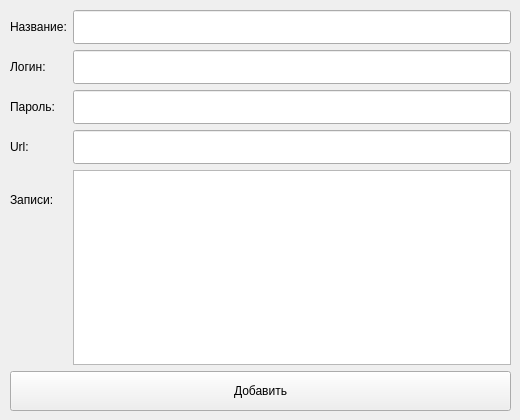
<?xml version="1.0" encoding="UTF-8"?>
<ui version="4.0">
 <class>Dialog</class>
 <widget class="QDialog" name="Dialog">
  <property name="windowModality">
   <enum>Qt::NonModal</enum>
  </property>
  <property name="geometry">
   <rect>
    <x>0</x>
    <y>0</y>
    <width>520</width>
    <height>420</height>
   </rect>
  </property>
  <property name="minimumSize">
   <size>
    <width>520</width>
    <height>420</height>
   </size>
  </property>
  <property name="maximumSize">
   <size>
    <width>520</width>
    <height>420</height>
   </size>
  </property>
  <property name="windowTitle">
   <string>Новый пароль</string>
  </property>
  <property name="windowIcon">
   <iconset resource="res.qrc">
    <normaloff>:/icons/icons/logo.svg</normaloff>:/icons/icons/logo.svg</iconset>
  </property>
  <property name="modal">
   <bool>false</bool>
  </property>
  <widget class="QWidget" name="formLayoutWidget">
   <property name="geometry">
    <rect>
     <x>10</x>
     <y>10</y>
     <width>501</width>
     <height>401</height>
    </rect>
   </property>
   <layout class="QFormLayout" name="formLayout">
    <item row="0" column="0">
     <widget class="QLabel" name="label">
      <property name="minimumSize">
       <size>
        <width>0</width>
        <height>34</height>
       </size>
      </property>
      <property name="text">
       <string>Название:</string>
      </property>
     </widget>
    </item>
    <item row="0" column="1">
     <widget class="QLineEdit" name="name_field">
      <property name="minimumSize">
       <size>
        <width>0</width>
        <height>34</height>
       </size>
      </property>
     </widget>
    </item>
    <item row="1" column="0">
     <widget class="QLabel" name="label_2">
      <property name="minimumSize">
       <size>
        <width>0</width>
        <height>34</height>
       </size>
      </property>
      <property name="text">
       <string>Логин:</string>
      </property>
     </widget>
    </item>
    <item row="1" column="1">
     <widget class="QLineEdit" name="login_field">
      <property name="minimumSize">
       <size>
        <width>0</width>
        <height>34</height>
       </size>
      </property>
     </widget>
    </item>
    <item row="2" column="0">
     <widget class="QLabel" name="label_3">
      <property name="minimumSize">
       <size>
        <width>0</width>
        <height>34</height>
       </size>
      </property>
      <property name="text">
       <string>Пароль:</string>
      </property>
     </widget>
    </item>
    <item row="2" column="1">
     <widget class="QLineEdit" name="pass_field">
      <property name="minimumSize">
       <size>
        <width>0</width>
        <height>34</height>
       </size>
      </property>
     </widget>
    </item>
    <item row="3" column="0">
     <widget class="QLabel" name="label_4">
      <property name="minimumSize">
       <size>
        <width>0</width>
        <height>34</height>
       </size>
      </property>
      <property name="text">
       <string>Url:</string>
      </property>
     </widget>
    </item>
    <item row="3" column="1">
     <widget class="QLineEdit" name="url_field">
      <property name="minimumSize">
       <size>
        <width>0</width>
        <height>34</height>
       </size>
      </property>
     </widget>
    </item>
    <item row="4" column="0">
     <widget class="QLabel" name="label_5">
      <property name="minimumSize">
       <size>
        <width>0</width>
        <height>34</height>
       </size>
      </property>
      <property name="text">
       <string>Записи:</string>
      </property>
     </widget>
    </item>
    <item row="4" column="1">
     <widget class="QPlainTextEdit" name="notes_field"/>
    </item>
    <item row="5" column="0" colspan="2">
     <widget class="QPushButton" name="submit_button">
      <property name="minimumSize">
       <size>
        <width>0</width>
        <height>40</height>
       </size>
      </property>
      <property name="text">
       <string>Добавить</string>
      </property>
      <property name="icon">
       <iconset resource="res.qrc">
        <normaloff>:/icons/icons/add.svg</normaloff>:/icons/icons/add.svg</iconset>
      </property>
      <property name="autoDefault">
       <bool>false</bool>
      </property>
     </widget>
    </item>
   </layout>
  </widget>
 </widget>
 <resources>
  <include location="res.qrc"/>
 </resources>
 <connections/>
</ui>
